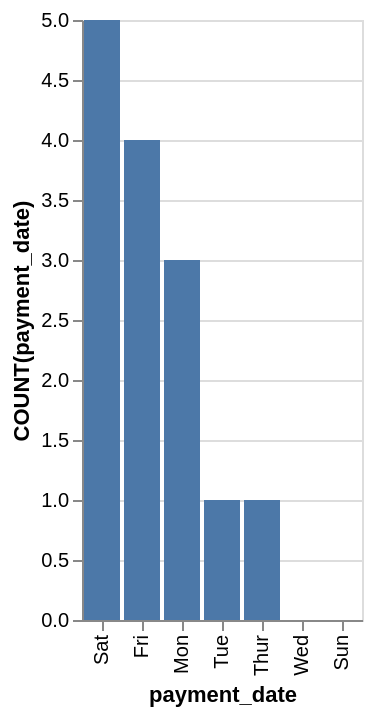

Vega-Lite specification for this chart:
### Vega-Lite specification from a JSON file in a GitHub repository (floating-point values rounded to 4 significant figures)
{"data": {"values": [{"x_data": "Sat", "y_data": 5}, {"x_data": "Fri", "y_data": 4}, {"x_data": "Mon", "y_data": 3}, {"x_data": "Tue", "y_data": 1}, {"x_data": "Thur", "y_data": 1}, {"x_data": "Wed", "y_data": 0}, {"x_data": "Sun", "y_data": 0}]}, "mark": "bar", "encoding": {"x": {"field": "x_data", "type": "nominal", "title": "payment_date", "sort": {"op": "sum", "field": "y_data", "order": "descending"}}, "y": {"field": "y_data", "type": "quantitative", "title": "COUNT(payment_date)"}}}
